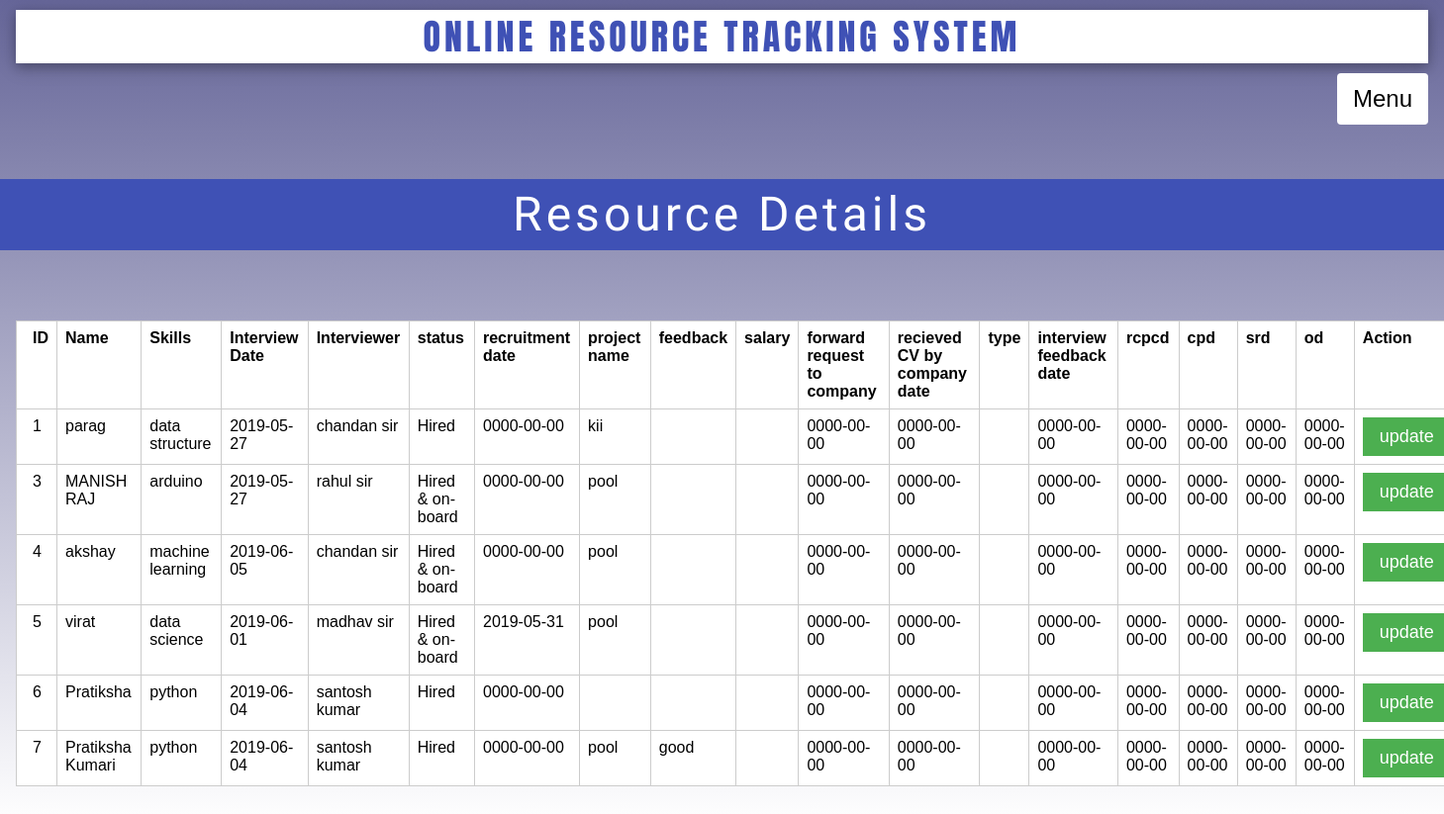
/res_track.php (signed in), run on the app's committed database.
### tables this page shows
CREATE TABLE `records` (
  `id` int(100) NOT NULL,
  `name` varchar(100) NOT NULL,
  `status` varchar(100) NOT NULL,
  `rctdate` date NOT NULL,
  `pname` varchar(100) NOT NULL,
  `skills` varchar(100) NOT NULL,
  `intdate` date NOT NULL,
  `interviewer` varchar(100) NOT NULL,
  `feedback` varchar(100) NOT NULL,
  `salary` varchar(100) NOT NULL,
  `frcd` date NOT NULL,
  `rccd` date NOT NULL,
  `type` varchar(100) NOT NULL,
  `ifd` date NOT NULL,
  `rcpcd` date NOT NULL,
  `cpd` date NOT NULL,
  `srd` date NOT NULL,
  `od` date NOT NULL
);

### res_track.php (the view, shortened to what this page needs)
<?php
	require("links.php");
?>
<html>
<head>
</head>
<body class="bck">
	<div class="w3-container">
			<center><h1 class="w3-card-4 w3-wide w3-white w3-text-indigo font2">ONLINE RESOURCE TRACKING SYSTEM</h1></center>
			<a href="index.php" class="w3-btn w3-round w3-white w3-xlarge w3-right">Menu</a>
		</div>
			<center><h2 class="w3-indigo w3-xxxlarge font1 w3-wide">Resource Details</h2></center><br><br>
<?php
include ("resource1.php");
?>
<table class='w3-table tt w3-margin w3-border w3-white' border='1'><tr>
<th>ID</th>
<th>Name</th>
<th>Skills</th>
<th>Interview Date</th>
<th>Interviewer</th>
<th>status</th>
<th>recruitment date</th>
<th>project name</th>
<th>feedback</th>
<th>salary</th>
<th>forward request to company</th>
<th>recieved CV by company date</th>
<th>type</th>
<th>interview feedback date</th>
<th>rcpcd</th>
<th>cpd</th>
<th>srd</th>
<th>od</th>
<th>Action</th>
</tr>
<?php
$select="select * from records";
$run=mysqli_query($mysqli,$select);
while($row=mysqli_fetch_array($run))
{
$user_id=$row['id'];
$user_name=$row['name'];
$user_skills=$row['skills'];
$user_intdate=$row['intdate'];
$user_interviewer=$row['interviewer'];
$user_status=$row['status'];
$user_rctdate=$row['rctdate'];
$user_pname=$row['pname'];
$user_feedback=$row['feedback'];
$user_salary=$row['salary'];
$user_frcd=$row['frcd'];
$user_rccd=$row['rccd'];
$user_type=$row['type'];
$user_ifd=$row['ifd'];
$user_rcpcd=$row['rcpcd'];
$user_cpd=$row['cpd'];
$user_srd=$row['srd'];
$user_od=$row['od'];
if(($user_status=='Hired & on-board')&&($user_pname='pool'))
{
	$sql="INSERT INTO `resource_pool`(`res_no`, `name`, `skills`, `status`) VALUES ('$user_id','$user_name','$user_skills','Availaible')";
	$result=mysqli_query($mysqli,$sql);
}
?>
	<tr><td><?php echo $user_id ?></td>
	<td><?php echo $user_name ?></td>
	<td><?php echo $user_skills ?></td>
	<td><?php echo $user_intdate ?></td>
	<td><?php echo $user_interviewer ?></td>
	<td><?php echo $user_status?></td>
	<td><?php echo $user_rctdate ?></td>
	<td><?php echo $user_pname?></td>
	<td><?php echo $user_feedback ?></td>
	<td><?php echo $user_salary ?></td>
	<td><?php echo $user_frcd ?></td>
	<td><?php echo $user_rccd ?></td>
	<td><?php echo $user_type ?></td>
	<td><?php echo $user_ifd?></td>
	<td><?php echo $user_rcpcd ?></td>
	<td><?php echo $user_cpd?></td>
	<td><?php echo $user_srd ?></td>
	<td><?php echo $user_od ?></td>
	<td><a class='w3-btn w3-border w3-large w3-border-green w3-green' href='res_track.php?edit=<?php echo $user_id; ?>'>update</a></td>
	</tr>
<?php } ?>
</table>
<br>
</body>
</head>

### links.php (shortened to what this page needs)
<link href="w3.css" rel="stylesheet">
<link href="fa/css/fa.css" rel="stylesheet">

### w3.css (style rules this page uses)
html { box-sizing:border-box }
*,*:before,*:after { box-sizing:inherit }
html { -ms-text-size-adjust:100%;-webkit-text-size-adjust:100% }
body { margin:0 }
a { background-color:transparent;-webkit-text-decoration-skip:objects }
html,body { font-family:Verdana,sans-serif;font-size:15px;line-height:1.5 }
html { overflow-x:hidden }
h1 { font-size:36px }
h2 { font-size:30px }
h1,h2,h3,h4,h5,h6 { font-family:"Segoe UI",Arial,sans-serif;font-weight:400;margin:10px 0 }
.w3-wide { letter-spacing:4px }
a { color:inherit }
.w3-table,.w3-table-all { border-collapse:collapse;border-spacing:0;width:100%;display:table }
.w3-table td,.w3-table th,.w3-table-all td,.w3-table-all th { padding:8px 8px;display:table-cell;text-align:left;vertical-align:top }
.w3-table th:first-child,.w3-table td:first-child,.w3-table-all th:first-child,.w3-table-all td:first-child { padding-left:16px }
.w3-btn,.w3-button { border:none;display:inline-block;padding:8px 16px;vertical-align:middle;overflow:hidden;text-decoration:none;color:inherit;background-color:inherit;text-align:center;cursor:pointer;white-space:nowrap }
.w3-btn,.w3-button { -webkit-touch-callout:none;-webkit-user-select:none;-khtml-user-select:none;-moz-user-select:none;-ms-user-select:none;user-select:none }
.w3-container:after,.w3-container:before,.w3-panel:after,.w3-panel:before,.w3-row:after,.w3-row:before,.w3-row-padding:after,.w3-row-padding:before, .w3-cell-row:before,.w3-cell-row:after,.w3-clear:after,.w3-clear:before,.w3-bar:before,.w3-bar:after { content:"";display:table;clear:both }
.w3-round,.w3-round-medium { border-radius:4px }
.w3-container,.w3-panel { padding:0.01em 16px }
.w3-card-4,.w3-hover-shadow:hover { box-shadow:0 4px 10px 0 rgba(0,0,0,0.2),0 4px 20px 0 rgba(0,0,0,0.19) }
.w3-large { font-size:18px!important }
.w3-xlarge { font-size:24px!important }
.w3-xxxlarge { font-size:48px!important }
.w3-border { border:1px solid #ccc!important }
.w3-margin { margin:16px!important }
.w3-right { float:right!important }
.w3-green,.w3-hover-green:hover { color:#fff!important;background-color:#4CAF50!important }
.w3-indigo,.w3-hover-indigo:hover { color:#fff!important;background-color:#3f51b5!important }
.w3-white,.w3-hover-white:hover { color:#000!important;background-color:#fff!important }
.w3-text-indigo,.w3-hover-text-indigo:hover { color:#3f51b5!important }
.w3-border-green,.w3-hover-border-green:hover { border-color:#4CAF50!important }

### res_track.php (style rules this page uses)
.bck { background: linear-gradient(to bottom, #666699 0%, #ffffff 100%); }
.font1 { font-family: 'Cute Font', cursive; }
.font2 { font-family: 'Anton', sans-serif; }
.tt { margin-right:30px; }

### data on the page
records: id "1", name "parag", skills "data structure", intdate "2019-05-27", interviewer "chandan sir", status "Hired", rctdate "0000-00-00", pname "kii", frcd "0000-00-00", rccd "0000-00-00", ifd "0000-00-00", rcpcd "0000-00-00", cpd "0000-00-00", srd "0000-00-00", od "0000-00-00"
records: id "3", name "MANISH RAJ", skills "arduino", intdate "2019-05-27", interviewer "rahul sir", status "Hired & on-board", rctdate "0000-00-00", user_pname "pool", frcd "0000-00-00", rccd "0000-00-00", ifd "0000-00-00", rcpcd "0000-00-00", cpd "0000-00-00", srd "0000-00-00", od "0000-00-00"
records: id "4", name "akshay", skills "machine learning", intdate "2019-06-05", interviewer "chandan sir", status "Hired & on-board", rctdate "0000-00-00", user_pname "pool", frcd "0000-00-00", rccd "0000-00-00", ifd "0000-00-00", rcpcd "0000-00-00", cpd "0000-00-00", srd "0000-00-00", od "0000-00-00"
records: id "5", name "virat", skills "data science", intdate "2019-06-01", interviewer "madhav sir", status "Hired & on-board", rctdate "2019-05-31", user_pname "pool", frcd "0000-00-00", rccd "0000-00-00", ifd "0000-00-00", rcpcd "0000-00-00", cpd "0000-00-00", srd "0000-00-00", od "0000-00-00"
records: id "6", name "Pratiksha", skills "python", intdate "2019-06-04", interviewer "santosh kumar", status "Hired", rctdate "0000-00-00", frcd "0000-00-00", rccd "0000-00-00", ifd "0000-00-00", rcpcd "0000-00-00", cpd "0000-00-00", srd "0000-00-00", od "0000-00-00"
records: id "7", name "Pratiksha Kumari", skills "python", intdate "2019-06-04", interviewer "santosh kumar", status "Hired", rctdate "0000-00-00", pname "pool", feedback "good", frcd "0000-00-00", rccd "0000-00-00", ifd "0000-00-00", rcpcd "0000-00-00", cpd "0000-00-00", srd "0000-00-00", od "0000-00-00"
